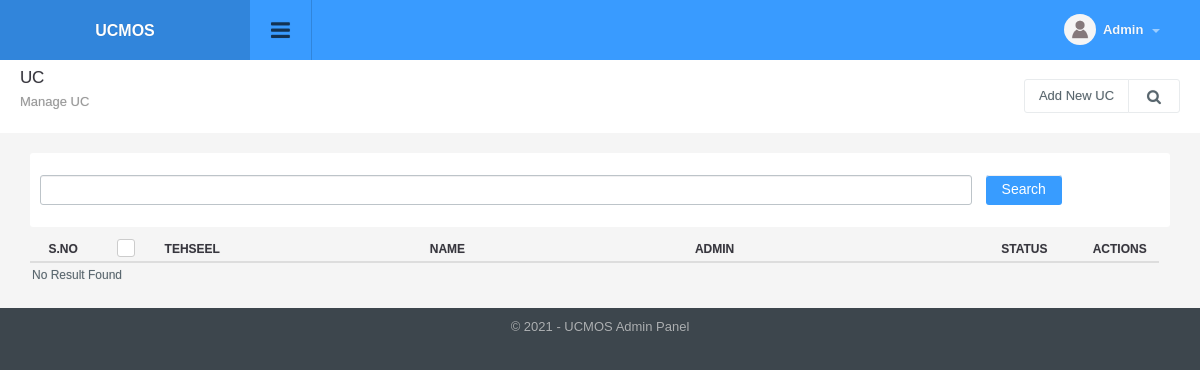
The app's page /uc_manage.php?page=3 (signed in), older data.
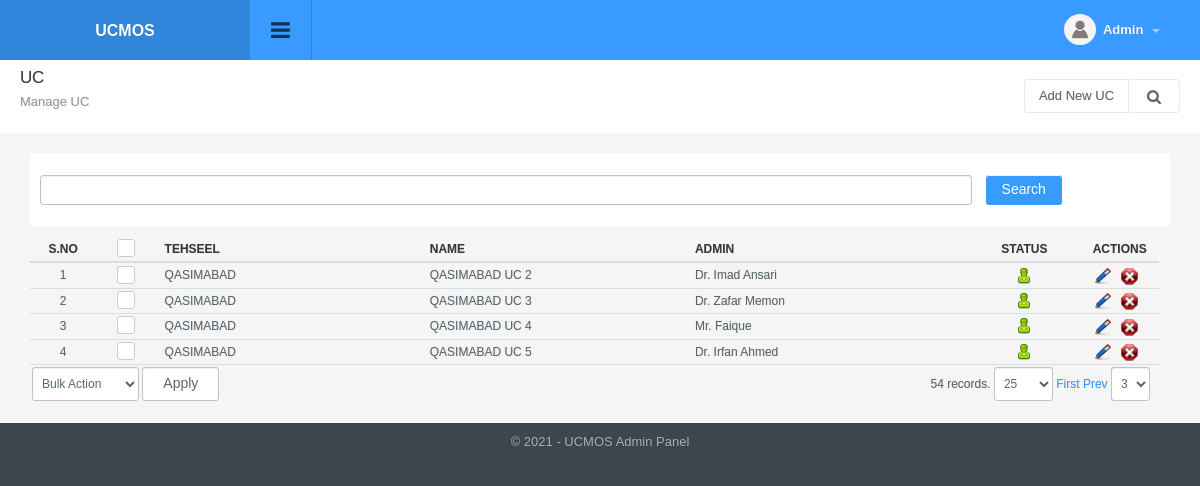
The same page, newer data.
### tables this page shows
CREATE TABLE `config_variable` (
  `id` int(11) NOT NULL,
  `config_type_id` int(11) NOT NULL,
  `title` varchar(512) NOT NULL,
  `notes` varchar(512) NOT NULL,
  `type` varchar(200) NOT NULL,
  `default_values` text NOT NULL,
  `key` varchar(200) NOT NULL,
  `value` text NOT NULL,
  `sortorder` int(11) NOT NULL
);

CREATE TABLE `uc` (
  `id` int(11) NOT NULL,
  `tehseel_id` int(11) NOT NULL,
  `name` varchar(220) NOT NULL,
  `admin_id` int(11) NOT NULL,
  `target` varchar(220) NOT NULL,
  `status` int(1) NOT NULL DEFAULT '1',
  `ts` timestamp NOT NULL DEFAULT CURRENT_TIMESTAMP ON UPDATE CURRENT_TIMESTAMP
);

CREATE TABLE `tehseel` (
  `id` int(11) NOT NULL,
  `name` varchar(220) NOT NULL,
  `status` int(1) NOT NULL DEFAULT '1',
  `ts` timestamp NOT NULL DEFAULT CURRENT_TIMESTAMP ON UPDATE CURRENT_TIMESTAMP
);

### include/utility.php (called while the page is built, shortened)
<?php
function get_config($var){
	global $dblink;
	$sql="select value from config_variable where `key`='".slash($var)."'";
	$resConfig=doquery($sql,$dblink);
	if(numrows($resConfig)>0){
		while($rowConfig=dofetch($resConfig))
			return unslash($rowConfig["value"]);
	}
}
$site_title=get_config("site_title");
function slash($str){
	if(!is_array($str))
		return utf8_encode(addslashes($str));
	else{
		for($i=0; $i<count($str); $i++)
			$str[$i]=slash($str[$i]);
		return $str;
	}
}
function unslash($str){
	return stripslashes(utf8_decode($str));
	}
function get_field($table_id, $table, $field_name='title'){
 	global $dblink;
 	$rs=doquery("select ".$field_name." from $table where id='".$table_id."'", $dblink);
 	if(numrows($rs)>0){
 		$r=dofetch($rs);
 		return unslash($r[$field_name]);
 	}
}

### include/db.php (called while the page is built, shortened)
<?php
function doquery($qr,$lnk){
	@$res=mysqli_query($lnk,$qr) or die($qr." - ".mysqli_error($lnk));
	return $res;
}
function dofetch($rs){
	@$rec=mysqli_fetch_array($rs);
	return $rec;
}
function numrows($rs){
	return mysqli_num_rows($rs);
}

### modules/uc/list.php (the view, shortened to what this page needs)
<?php
$q="";
$extra='';
$is_search=false;
if(isset($_SESSION["uc_manage"]["q"]))
	$q=$_SESSION["uc_manage"]["q"];
else
	$q="";
?>
<div class="page-header">
	<h1 class="title"> UC</h1>
  	<ol class="breadcrumb">
    	<li class="active">Manage UC</li>
  	</ol>
  	<div class="right">
    	<div class="btn-group" role="group" aria-label="...">
        	<a href="uc_manage.php?tab=add" class="btn btn-light editproject">Add New UC</a> <a id="topstats" class="btn btn-light" href="#"><i class="fa fa-search"></i></a>
        </div>
  	</div>
</div>
<ul class="topstats clearfix search_filter"<?php if($is_search) echo ' style="display: block"';?>>
	<li class="col-xs-12 col-lg-12 col-sm-12">
        <div>
        	<form class="form-horizontal" action="" method="get">
                <div class="col-sm-10 col-xs-8">
                  <input type="text" title="Enter String" value="<?php echo $q;?>" name="q" id="search" class="form-control" >
                </div>
                <div class="col-sm-1 col-xs-2">
                    <input type="submit" class="btn btn-default btn-l" value="Search" alt="Search Record" title="Search Record" />
                </div>
          	</form>
        </div>
  	</li>
</ul>
<div class="panel-body table-responsive">
	<table class="table table-hover list">
    	<thead>
            <tr>
                <th width="5%" class="text-center">S.no</th>
                <th class="text-center" width="5%"><div class="checkbox checkbox-primary">
                    <label for="select_all"></label></div></th>
                <th width="20%">Tehseel</th>
                <th width="20%">Name</th>
                <th width="20%">Admin</th>
                <th width="10%" class="text-center">Status</th>
                <th width="5%">Actions</th>
            </tr>
    	</thead>
    	<tbody>
			<?php
            $sql="select * from uc where 1 $extra";
            $rs=show_page($rows, $pageNum, $sql);
            if(numrows($rs)>0){
                $sn=1;
                while($r=dofetch($rs)){
                    ?>
                    <tr>
                        <td class="text-center"><?php echo $sn;?></td>
                        <td class="text-center"><div class="checkbox margin-t-0 checkbox-primary">
                            <label for="<?php echo "rec_".$sn?>"></label></div>
                        </td>
                        <td><?php echo get_field($r["tehseel_id"], "tehseel", "name"); ?></td>
                        <td><?php echo unslash($r["name"]); ?></td>
                        <td><?php echo get_field($r["admin_id"], "admin", "name"); ?></td>
                        <td class="text-center"><a href="uc_manage.php?id=<?php echo $r['id'];?>&tab=status&s=<?php echo ($r["status"]==0)?1:0;?>">
                                <?php
                                if($r["status"]==0){
                                    ?>
                                    <img src="images/offstatus.png" alt="Off" title="Set Status On">
                                    <?php
                                }
                                else{
                                    ?>
                                    <img src="images/onstatus.png" alt="On" title="Set Status Off">
                                    <?php
                                }
                                ?>
                            </a></td>
                        <td>
                            <a href="uc_manage.php?tab=edit&id=<?php echo $r['id'];?>"><img title="Edit Record" alt="Edit" src="images/edit.png"></a>&nbsp;&nbsp;
                            <a onclick="return confirm('Are you sure you want to delete')" href="uc_manage.php?id=<?php echo $r['id'];?>&amp;tab=delete"><img title="Delete Record" alt="Delete" src="images/delete.png"></a>
                        </td>
                    </tr>
                    <?php
                    $sn++;
                }
                ?>
                <tr>
                    <td colspan="4" class="actions">
                        <select name="bulk_action" id="bulk_action" title="Choose Action">
                            <option value="null">Bulk Action</option>
                        </select>
                        <input type="button" name="apply" value="Apply" id="apply_bulk_action" class="btn btn-light" title="Apply Action"  />
                    </td>
                    <td colspan="3" class="paging" title="Paging" align="right"><?php echo pages_list($rows, "admin", $sql, $pageNum)?></td>
                </tr>
                <?php
            }
            else{
                ?>
                <tr>
                    <td colspan="8"  class="no-record">No Result Found</td>
                </tr>
                <?php
            }
            ?>
    	</tbody>
  	</table>
</div>

### include/header.php (shortened to what this page needs)
<!DOCTYPE html PUBLIC "-//W3C//DTD XHTML 1.0 Transitional//EN" "http://www.w3.org/TR/xhtml1/DTD/xhtml1-transitional.dtd">
<html xmlns="http://www.w3.org/1999/xhtml">
<head>
<link type="text/css" rel="stylesheet" href="css/font-awesome.min.css" />
<link type="text/css" rel="stylesheet" href="css/font-awesome.css" />
<link type="text/css" rel="stylesheet"  href="css/bootstrap.css" />
<link rel="stylesheet" href="css/bootstrap-datetimepicker.min.css" />
<link type="text/css" rel="stylesheet"  href="css/awesome-bootstrap-checkbox.css" />
<link href="css/general.css" type="text/css" rel="stylesheet" />
<link type="text/css" rel="stylesheet"  href="css/style.css" />
<link rel="stylesheet" href="//code.jquery.com/ui/1.12.1/themes/base/jquery-ui.css">
</head>
<body>
	<div id="wrapper" class="round_corners">
    	<div id="top" class="clearfix">
            <div class="applogo">
			<a href="index.php" class="logo"><?php $admin_logo=get_config("admin_logo"); if(empty($admin_logo)) echo $site_title; else { ?><img src="<?php echo $file_upload_root;?>config/<?php echo $admin_logo?>" /><?php }?></a>
            </div>
            <a class="sidebar-open-button" href="#"><i class="fa fa-bars"></i></a>
            <ul class="top-right">
            	<li class="dropdown link">
                	<a class="dropdown-toggle profilebox" data-toggle="dropdown" href="#">
                    	<img alt="img" src="images/profileimg-default.png">
                        <b><?php echo ucfirst((isset($_SESSION["logged_in_admin"]) && $_SESSION["logged_in_admin"]!="")?$_SESSION["logged_in_admin"]["name"]:"Guest");?></b>
                        <span class="caret"></span>
                    </a>
                </li>
           </ul>
        </div>
		<div class="content" style="margin-left:0">

### uc_manage.php (shortened to what this page needs)
<?php
include("include/db.php");
include("include/utility.php");
include("include/paging.php");
$tab_array=array("list", "add", "edit", "status", "delete", "bulk_action", "salary");
if(isset($_REQUEST["tab"]) && in_array($_REQUEST["tab"], $tab_array)){
	$tab=$_REQUEST["tab"];
}
else{
	$tab="list";
}
?>
<?php include("include/header.php");?>
  <div class="container-widget row">
    <div class="col-md-12">
      <?php
		switch($tab){
			case 'list':
				include("modules/uc/list.php");
			break;
		}
      ?>
    </div>
  </div>
</div>
<?php include("include/footer.php");?>

### include/footer.php (shortened to what this page needs)
<div id="footer" class="bottom_round_corners">
	<div id="footer_content">
    	<address>&copy; <?php echo date("Y");?> - <?php echo $site_title; ?> Admin Panel</address>
    </div>
</div>
<link href="js/fancybox/jquery.fancybox.min.css" rel="stylesheet" type="text/css" />
<link href="js/chosen/chosen.css" rel="stylesheet" type="text/css" />
<link rel="stylesheet" type="text/css" href="css/angularjs-datetime-picker.css" />
</body>
</html>

### include/paging.php (shortened to what this page needs)
<?php
if(isset($_SESSION["rows"]))
	$rows=$_SESSION["rows"];
else
	$rows=25;
if(isset($_REQUEST['page'])){
	$pageNum = $_REQUEST['page'];
}
else{
	$pageNum=1;
}
function show_page($rows, $pageNum, $query){
	global $dblink;
	$rowsPerPage = $rows;
	$pageNum = $pageNum;
	$offset = ($pageNum - 1) * $rowsPerPage;
	$query = $query." LIMIT $offset, $rowsPerPage";
	$result = doquery($query, $dblink);
	return $result;
}
function pages_list($rowsPerPage, $table, $qr="", $pageNum){
	global $dblink;
	if($qr==""){
		$query   = "SELECT COUNT(*) AS numrows FROM $table";
		$result  = mysql_query($query) or die('Error, query failed');
		$row     = mysql_fetch_array($result);
		$total_rows = $row['numrows'];
	}
	else{
		$result  = doquery($qr, $dblink);
		$total_rows = numrows($result);
	}
	$maxPage = ceil($total_rows/$rowsPerPage);
	$self = $_SERVER['PHP_SELF'];
	$nav  = "<select name='page' onChange=\"window.location.href='$self?page='+this.value\">";
	for($page = 1; $page <= $maxPage; $page++)
	{
	   $nav .= " <option value'$page'".($page == $pageNum?' selected':'').">$page</option> ";
	}
	$nav .= "</select>";
	if ($pageNum > 1)
	{
   		$page  = $pageNum - 1;
   		$prev  = " <a href=\"$self?page=$page\" class=\"prev\">Prev</a> ";
		$first = " <a href=\"$self?page=1\" class=\"first\">First</a> ";
	}
	else
	{
	   $prev  = '&nbsp;';
	   $first = '&nbsp;';
	}
	if ($pageNum < $maxPage)
	{
	   $page = $pageNum + 1;
	   $next = " <a href=\"$self?page=$page\" class=\"next\">Next</a> ";
	   $last = " <a href=\"$self?page=$maxPage\" class=\"last\">Last</a> ";
	}
	else
	{
	   $next = '&nbsp;';
	   $last = '&nbsp;';
	}
	if($total_rows!=0){
		$numrows="<select name='rows' onChange=\"window.location.href='$self?rows='+this.value\">";
		$numrows.="<option value='10' ";
		$numrows.=">10</option>";
		$numrows.="<option value='25' ";
	if($rowsPerPage==25)
		$numrows.="selected";
		$numrows.=">25</option>";
		$numrows.="<option value='100' ";
		$numrows.=">100</option>";
		$numrows.="<option value='1000' ";
		$numrows.=">1000</option>";
		$numrows.="</select>";
	}
	else
		$numrows="";
    return $total_rows.' records. '.$numrows.$first . $prev . $nav . $next . $last;
}
?>

Row changes from the older to the newer data that the page shows:
added uc: tehseel.name "QASIMABAD", name "QASIMABAD UC 2", admin.name "Dr. Imad Ansari", status 1 (drawn)
added uc: tehseel.name "QASIMABAD", name "QASIMABAD UC 3", admin.name "Dr. Zafar Memon", status 1 (drawn)
added uc: tehseel.name "QASIMABAD", name "QASIMABAD UC 4", admin.name "Mr. Faique", status 1 (drawn)
added uc: tehseel.name "QASIMABAD", name "QASIMABAD UC 5", admin.name "Dr. Irfan Ahmed", status 1 (drawn)
Text that changed along with them:
form field bulk_action: (not shown) → "Bulk Action"
form field apply: (not shown) → "Apply"
pages_list($rows, "admin", $sql, $pageNum): (not shown) → "54 records."
form field rows: (not shown) → "25"
form field page: (not shown) → "3"
text no longer shown: "No Result Found"
text now shown: "First Prev"
